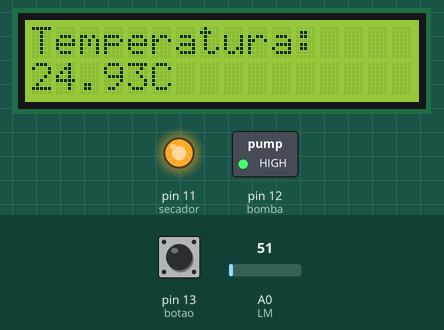
Recording of a sketch running on a simulated Arduino Uno, built with avr-gcc and run on an emulated ATmega328P. On the bench: 16×2 character LCD, switched loads named in the sketch (green lamp = pin HIGH), output pins drawn as LEDs (lit = HIGH). The test bench sets the inputs (shaded band); at power-on: A0 (LM) = 51, pin 13 (botao) HIGH. What the sketch prints to the serial monitor is not drawn.

Above: at 1.2 s.
1.3 s: A0 (LM) set to 22
At 3.2 s:
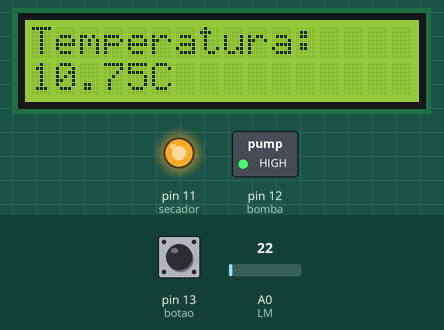
3.5 s: A0 (LM) set to 18
At 5.0 s:
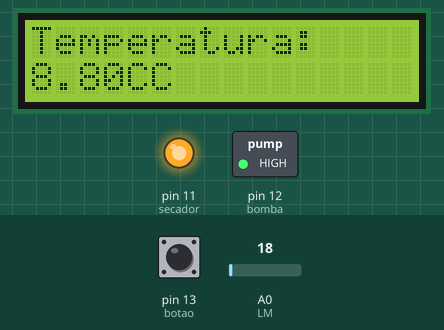
5.5 s: A0 (LM) set to 30
At 6.6 s:
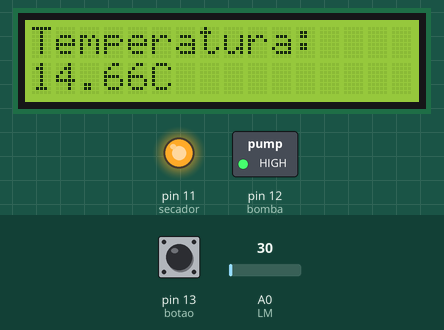
7.5 s: pin 13 (botao) pulsed LOW 5 times (0.12 s each, 0.3 s apart)
At 9.9 s:
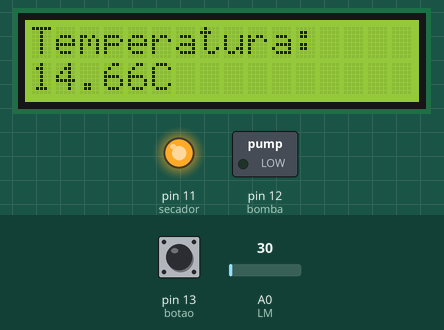
10.5 s: A0 (LM) set to 15
At 12.5 s:
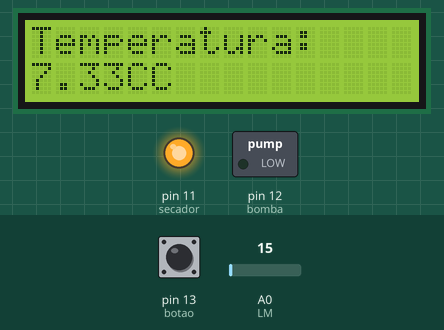
13.5 s: pin 13 (botao) pulled LOW for 0.15 s
At 14.7 s:
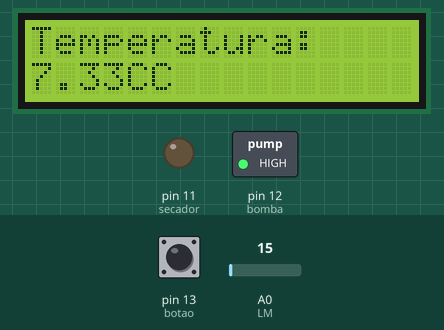
Timing chart, 0 to 16.1 s (numbered marks = the images above; inputs shaded):
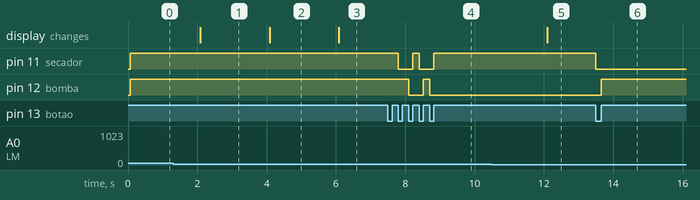

The sketch:

Controle_estufa.ino
```cpp
#include <Wire.h>                                                //Biblioteca para comutação de dados reduzida.
#include <LCD.h>                                                 //Biblioteca para funcionamento do LCD com módulo I2C.
#include <LiquidCrystal_I2C.h>                                   //Biblioteca para funcionamento do módulo I2C.
LiquidCrystal_I2C lcd(0x27, 2, 1, 0, 4, 5, 6, 7, 3, POSITIVE);   //SetUp de comunicação do LCD com módulo I2C.
unsigned long int tempo = 0;                                     //Varivel para referencia de tempo na estrutura switch\case.
unsigned long int tempo_millis = 0;                              //variavel para leitura e manipulação da contagem millis.
unsigned char estado = 'A';                                      //Variavel para estrutura switch\case inicialmente no case 'A'.
unsigned int linha = 0;                                          //Contagem de linhas para o monitor serial e importação de dados ao excel.
int IMP_LCD = 0;                                                 //Variavel para impressão no LCD.
int IMP_SERIAL = 0;                                              //Variavel para impressão no serial.
float TempEst;                                                   //Leitura do sensor de temperatura da estufa.
#define secador 11                                               //Pino que define o controle do secador.
#define bomba 12                                                 //Pino que define o controle da bomba d'água.
#define botao 13                                                 //Pino para leitura do botão.
#define TEMPO_DEF 20000                                          //Referencial de tempo para estado especifico na estrutura switch\case.
#define TEMPO_LCD 2000                                           //Referencial de tempo para impressão no lcd.
#define TEMPO_SERIAL 100                                         //Referencial de tempo para impressão no serial.
#define LM A0                                                    //Define o pino A3 para efetuar a leitura do LM35.

void setup() {
  pinMode(secador, OUTPUT);
  pinMode(bomba, OUTPUT);
  pinMode(botao, INPUT);
  lcd.begin(16, 2);
  lcd.clear();
  Serial.begin(9600);
  digitalWrite(bomba, HIGH);                                     //Inicia bomba d'água desligada.
  digitalWrite(secador, HIGH);                                   //Inicia secador desligado.
}

void loop() {
  switch (estado){

   case 'A':                                                     //Caso inicial que levara ao proximo caso "S" se o botão for pressionado.
        if (digitalRead(botao) == 0){                            //Verifica se o botão foi pressionado.
            estado = 'S';                                        //Passa para o caso "S".
            while (digitalRead(botao) == 0) {}
        }
        break;

   case 'S':                                                     //Caso que ligará o secador.
        digitalWrite(secador, HIGH);                             //Secador ligado.
        estado = 'T';                                            //Passa para o caso "T".
        tempo = millis() + TEMPO_DEF;                            //Deixa a variavel "tempo", "TEMPO_DEF" milésimos de segundo à frente da contagem millis.
        break;

   case 'T':                                                     //Caso que manterá o efeito do caso "S" funcionando pelo tempo determinado por "TEMPO_DEF".
        tempo_millis = millis();                                 //Atribui o valor da contagem millis neste instante à variavel "tempo_millis".
        if (tempo < tempo_millis){                               //Compara as variaveis "tempo" e "tempo_millis".
          digitalWrite(secador, LOW);                            //Desliga o secador se "tempo_millis" for maior que "tempo".
          estado = 'B';                                          //Passa para o caso "B".
        }
        else {                                                   //Interrompe o secador, desligando-o se clicado novamente o botão.
          if (digitalRead(botao) == 0) {                         //Verifica se o botão foi pressionado.
            digitalWrite(secador, LOW);                          //Desliga o secador.
            estado = 'B';                                        //Passa para o caso "B".
            while (digitalRead(botao) == 0){}                    //Evita que o código continue rodando enquanto o botão está pressionado.
          }
        }
        break;

   case 'B':                                                     //Mantem a bomba d'àgua ligada e o secador desligado.
        digitalWrite(bomba, HIGH);                               //Liga bomba.
        if (digitalRead(botao) == 0) {                           //Se o botão for pressionado, passa para o caso "S".
          digitalWrite(bomba, LOW);                              //Desliga bomba.
          estado = 'S';                                          //Passa para o caso "S".
          while (digitalRead(botao) == 0){}                      //Evita que o código continue rodando enquanto o botão está pressionado.
        }
        break;

   default:                                                      //Caso a variável "estado" assuma um valor inválido, faz com que retorne ao estado inicial "A".
        estado = 'A';                                            //Retorna ao estado "A".
        break;
  }
  if (IMP_LCD < millis()) {                                      //Intervalo de tempo para impressão no LCD.
    IMP_LCD = millis() + TEMPO_LCD;                              //Recondiciona o intervalo de tempo para impressão.
    TempEst = analogRead(LM);                                    //lê o LM e armazena na variavel "TempEst".
    TempEst = ((TempEst * 5) / (1023) / (0.01));                 //Lê o valor de tensão do sensor LM35 e converte para graus celsius.
    lcd.setCursor (0, 0);                                        //Inicia impressão no LCD em coluna 0, linha0.
    lcd.print("Temperatura:");                                   //Imprime "Temperatura" no LCD.
    lcd.setCursor (0, 1);                                        //Inicia impressão no LCD em coluna 0, linha1.
    lcd.print(TempEst);                                          //Imprime o valor da temperatura da estufa logo após a ultima impressão.
    lcd.print("C");                                              //Imprime "C" no LCD. Referente a Celsius.
  }


  if (IMP_SERIAL < millis()) {                                   //Intervalo de tempo para impressão no monitor serial.
    IMP_SERIAL = millis() + TEMPO_SERIAL;                        //Recondiciona o intervalo de tempo para impressão.
    TempEst = analogRead(LM);                                    //lê o LM e armazena na variavel "TempEst".
    TempEst = ((TempEst * 5) / (1023) / (0.01));                 //Lê o valor de tensão do sensor LM35 e converte para graus celsius.
    Serial.print("Temperata da Estufa: ");                       //Imprime "Temperatura da Estufa" no monitor serial.
    Serial.println(TempEst);                                     //Imprime o valor da temperatura da estufa logo após a frase acima.
  }
}
```

Measured:
- the behaviour switches between 21 and 20 on A0 (LM) (found by bisection; images 1 and 2)
- after the input at 1.3 s, the display: changes after 0.79 s (image 1)
- after the input at 3.5 s, the display: changes after 0.59 s (image 2)
- after the input at 5.5 s, the display: changes after 0.59 s (image 3)
- after the input at 7.5 s, pin 11 (secador): alternates HIGH for 0.18 s and LOW for 0.42 s, 4 changes in all, then stays HIGH, starting after 0.30 s; pin 12 (bomba): HIGH → LOW after 0.60 s, → HIGH 0.42 s later, → LOW 0.18 s later
- after the input at 10.5 s, the display: changes after 1.6 s (image 5)
- after the input at 13.5 s, pin 11 (secador): HIGH → LOW at once; pin 12 (bomba): LOW → HIGH after 0.15 s
